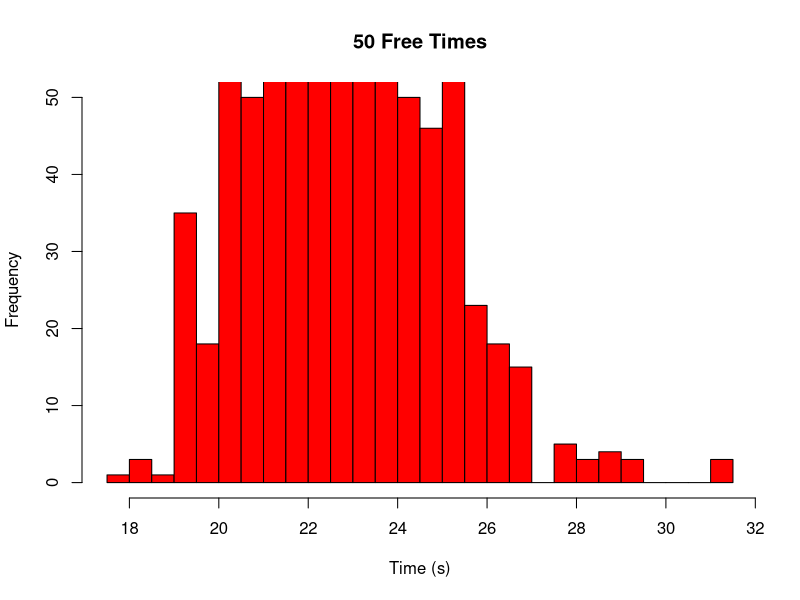
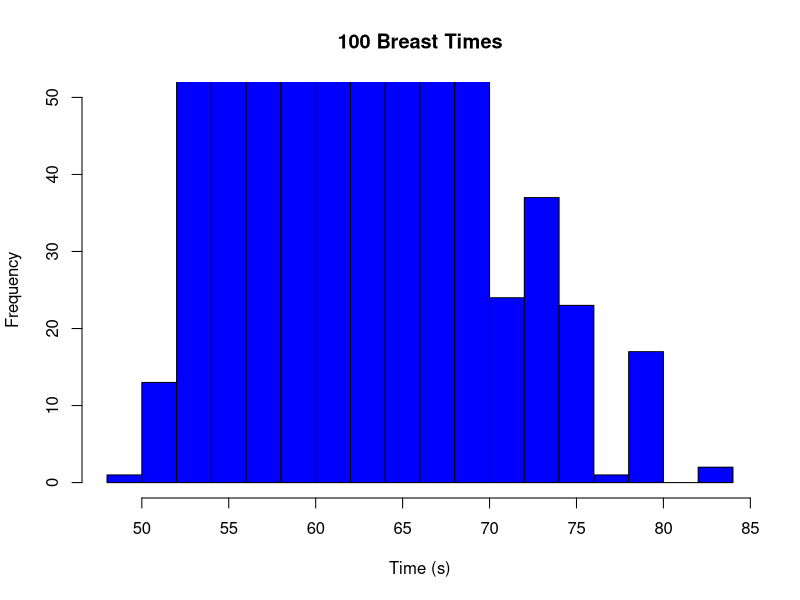
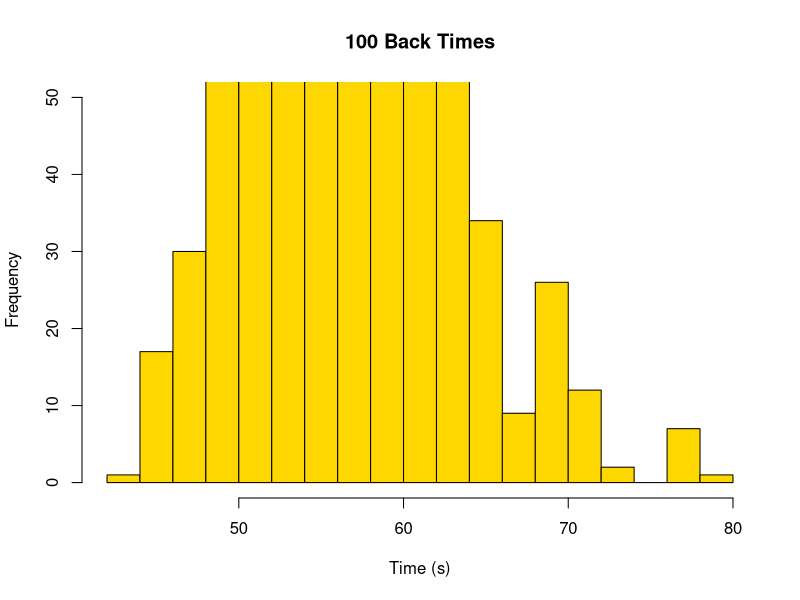
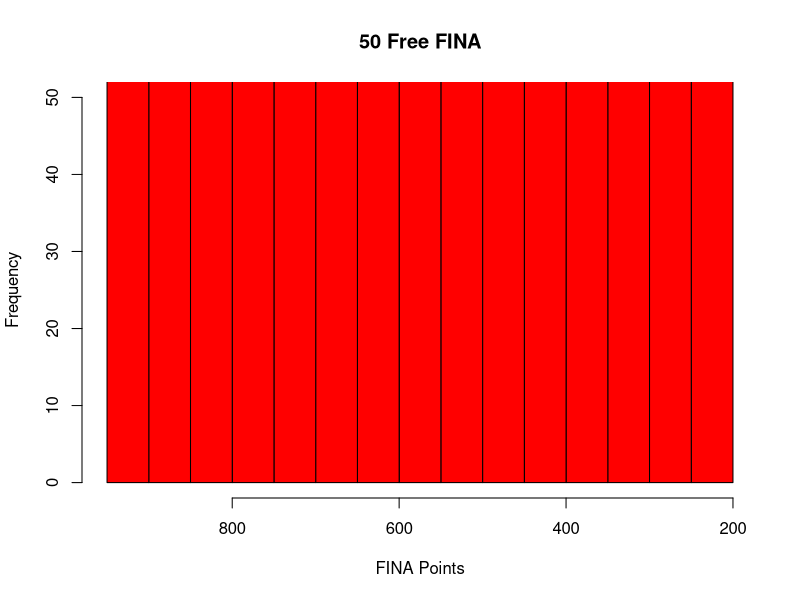
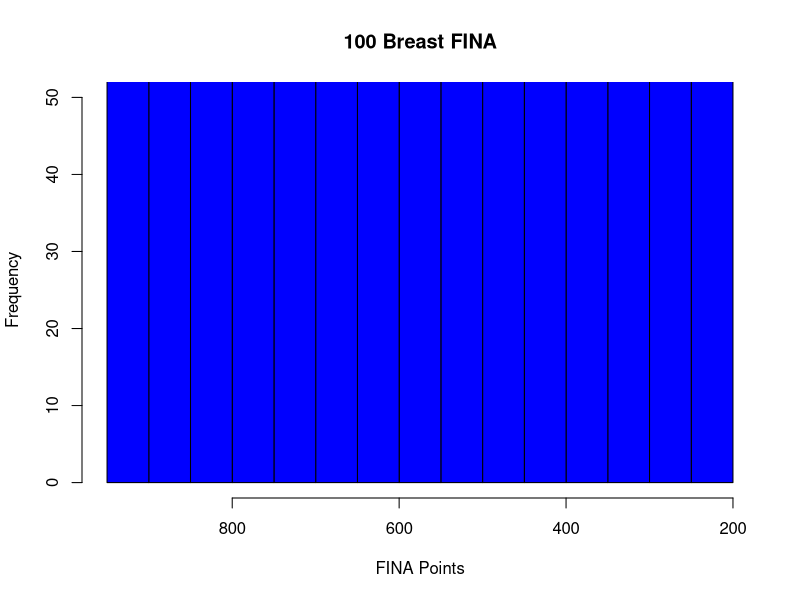
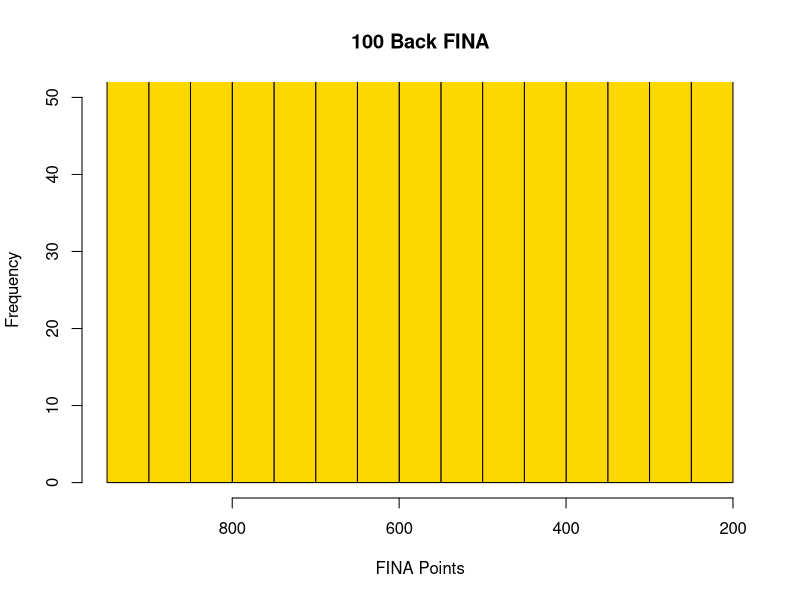
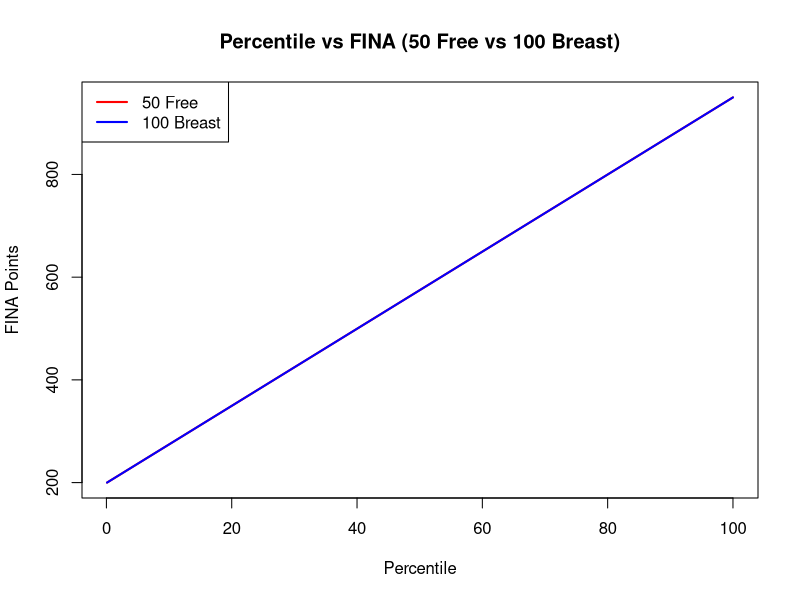
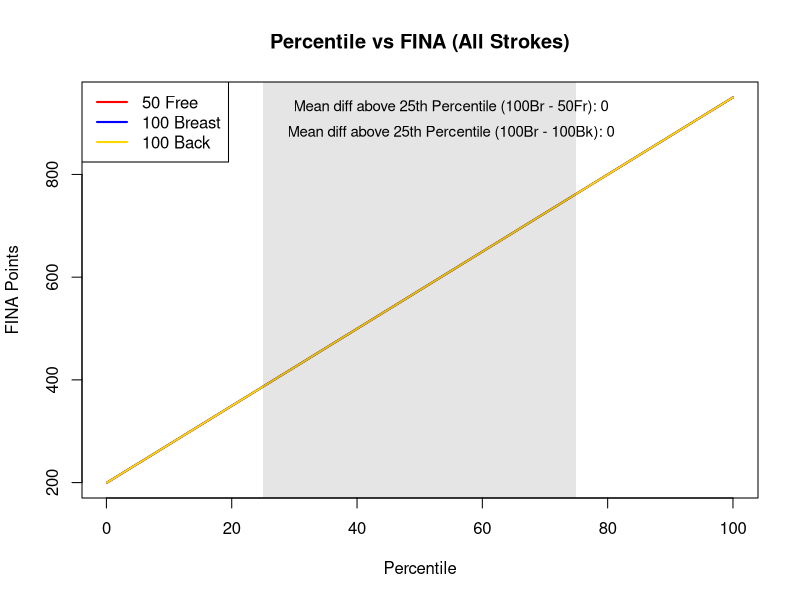

Recreate these plots in R, in order.
data <- read.csv("Simulated_Swim_Data_Final.csv")
head(data)

library(dplyr)
library(tidyr)

long_data <- data %>%
  select(X50.Free.Time, X100.Br.Time, X100.Back.Time, Percentile) %>%
  pivot_longer(cols = c(X50.Free.Time, X100.Br.Time, X100.Back.Time),
               names_to = "event",
               values_to = "time")

long_data$time <- as.numeric(long_data$time)

N_counts <- c("X50.Free.Time" = 979, "X100.Br.Time" = 496, "X100.Back.Time" = 572)
N_ref <- N_counts["X50.Free.Time"]

# --- Times ---
# Use fixed ylim = 0 to 50
hist(as.numeric(data$X50.Free.Time),
     main = "50 Free Times", xlab = "Time (s)", col = "red", breaks = 20,
     ylim = c(0, 50))

hist(as.numeric(data$X100.Br.Time),
     main = "100 Breast Times", xlab = "Time (s)", col = "blue", breaks = 20,
     ylim = c(0, 50))

hist(as.numeric(data$X100.Back.Time),
     main = "100 Back Times", xlab = "Time (s)", col = "gold", breaks = 20,
     ylim = c(0, 50))


# --- FINA ---
# Reverse x axis with xlim
hist(data$X50.Free.FINA,
     main = "50 Free FINA", xlab = "FINA Points", col = "red", breaks = 20,
     ylim = c(0, 50),
     xlim = rev(range(data$X50.Free.FINA)))

hist(data$X100.Br.FINA,
     main = "100 Breast FINA", xlab = "FINA Points", col = "blue", breaks = 20,
     ylim = c(0, 50),
     xlim = rev(range(data$X100.Br.FINA)))

hist(data$X100.Bk.FINA,
     main = "100 Back FINA", xlab = "FINA Points", col = "gold", breaks = 20,
     ylim = c(0, 50),
     xlim = rev(range(data$X100.Bk.FINA)))

#Line comparison

plot(data$Percentile, data$X50.Free.FINA,
     type = "l", col = "red", lwd = 2,
     main = "Percentile vs FINA (50 Free vs 100 Breast)",
     xlab = "Percentile", ylab = "FINA Points")
lines(data$Percentile, data$X100.Br.FINA, col = "blue", lwd = 2)
legend("topleft", legend = c("50 Free", "100 Breast"),
       col = c("red", "blue"), lwd = 2)


# Mean difference
mean_diff_50free_br <- mean(data$X100.Br.FINA - data$X50.Free.FINA)
mean_diff_br_back <- mean(data$X100.Br.FINA - data$X100.Bk.FINA)

# Subset rows between 25th and 75th percentile
mid_range <- subset(data, Percentile >= 25 & Percentile <= 100)

# Compute mean differences
mean_diff_50free_br   <- mean(mid_range$X100.Br.FINA - mid_range$X50.Free.FINA)
mean_diff_50free_back <- mean(mid_range$X50.Free.FINA - mid_range$X100.Bk.FINA)
mean_diff_br_back     <- mean(mid_range$X100.Br.FINA - mid_range$X100.Bk.FINA)

# --- Plot ---
plot(data$Percentile, data$X50.Free.FINA,
     type = "l", col = "red", lwd = 2,
     main = "Percentile vs FINA (All Strokes)",
     xlab = "Percentile", ylab = "FINA Points")

lines(data$Percentile, data$X100.Br.FINA, col = "blue", lwd = 2)
lines(data$Percentile, data$X100.Bk.FINA, col = "gold", lwd = 2)

# Highlight 25th–75th percentile region
rect(25, par("usr")[3], 75, par("usr")[4], col = rgb(0,0,0,0.1), border = NA)

# Add legend
legend("topleft", legend = c("50 Free", "100 Breast", "100 Back"),
       col = c("red", "blue", "gold"), lwd = 2)

# --- Add text with mean differences ---
text(55, par("usr")[4] - 50, 
     labels = paste("Mean diff above 25th Percentile (100Br - 50Fr):", round(mean_diff_50free_br, 1)),
     col = "black", cex = 0.9)


text(55, par("usr")[4] - 100, 
     labels = paste("Mean diff above 25th Percentile (100Br - 100Bk):", round(mean_diff_br_back, 1)),
     col = "black", cex = 0.9)

# New get_score function based on percentile by rank
get_score <- function(event, time) {
  # Add a guard clause to handle missing time values
  if (is.na(time)) {
    return(NA)
  }
  
  # --- Get all times for the event ---
  event_times <- as.numeric(data[[event]])
  event_times <- event_times[!is.na(event_times)]
  
  fastest_time <- min(event_times)
  print(fastest_time)
  if (time < fastest_time || time == fastest_time) {
    # --- Handle Record-Breaking Swim ---
    
    # 1. Calculate the score for the PREVIOUS fastest time
    # Percentile for the fastest time in the database
    slower_swims_record <- sum(event_times > fastest_time)
    total_swims <- length(event_times)
    percentile_record <- (slower_swims_record / total_swims) * 100
    
    base_score_record <- percentile_record * 10
    
    k_record <- -2 * percentile_record + 200
    
    participation_bonus_record <- 0
    N_event <- N_counts[event]
    if (!is.na(N_event) && N_event > 0 && N_ref > 0) {
      participation_ratio <- N_ref / N_event
      if (participation_ratio > 1) {
        participation_bonus_record <- k_record * log(participation_ratio)
      }
    }
    score_record <- base_score_record + participation_bonus_record
    
    # 2. Calculate and add the user-specified bonus for the new record
    record_bonus <- ((time / fastest_time) - 1) * 100
    final_score <- score_record + record_bonus
    
  } else {
    # --- Handle Standard Swim ---
    slower_swims <- sum(event_times > time)
    total_swims <- length(event_times)
    percentile <- (slower_swims / total_swims) * 100
    
    base_score <- percentile * 10
    
    k <- -2 * percentile + 200
    
    participation_bonus <- 0
    N_event <- N_counts[event]
    if (!is.na(N_event) && N_event > 0 && N_ref > 0) {
      participation_ratio <- N_ref / N_event
      if (participation_ratio > 1) {
        participation_bonus <- k * log(participation_ratio)
      }
    }
    final_score <- base_score + participation_bonus
  }
  
  return(((final_score/1000)^3) * 1000 )
}

# placements go from 1 (best) to 1000 (worst)
placements <- 1:1000
percentiles <- 100 - (placements / 1000 * 100)

# build a data frame with scores for each event
score_df <- data.frame(
  Percentile = percentiles,
  Free50 = sapply(placements, function(p) {
    time <- as.numeric(data$X50.Free.Time[p])
    get_score("X50.Free.Time", time)
  }),
  Br100 = sapply(placements, function(p) {
    time <- as.numeric(data$X100.Br.Time[p])
    get_score("X100.Br.Time", time)
  }),
  Back100 = sapply(placements, function(p) {
    time <- as.numeric(data$X100.Back.Time[p])
    get_score("X100.Back.Time", time)
  })
)

# plot the curves
plot(score_df$Percentile, score_df$Free50,
     type = "l", col = "red", lwd = 2,
     main = "Percentile vs New Score",
     xlab = "Percentile", ylab = "Score",
     ylim = range(score_df[, -1], na.rm = TRUE))

lines(score_df$Percentile, score_df$Br100, col = "blue", lwd = 2)
lines(score_df$Percentile, score_df$Back100, col = "gold", lwd = 2)

legend("topleft", legend = c("50 Free", "100 Breast", "100 Back"),
       col = c("red", "blue", "gold"), lwd = 2)

# --- Compute mean diffs in 25th–100th percentile range ---
mid_range <- subset(score_df, Percentile >= 25 & Percentile <= 100)

mean_diff_50free_br   <- mean(mid_range$Br100 - mid_range$Free50, na.rm = TRUE)
mean_diff_50free_back <- mean(mid_range$Back100 - mid_range$Free50, na.rm = TRUE)
mean_diff_br_back     <- mean(mid_range$Br100 - mid_range$Back100, na.rm = TRUE)

# --- Plot ---
plot(score_df$Percentile, score_df$Free50,
     type = "l", col = "red", lwd = 2,
     main = "Percentile vs New Score (All Strokes)",
     xlab = "Percentile", ylab = "Score",
     ylim = range(score_df[, -1], na.rm = TRUE))

lines(score_df$Percentile, score_df$Br100, col = "blue", lwd = 2)
lines(score_df$Percentile, score_df$Back100, col = "gold", lwd = 2)

# Highlight 25th–75th percentile region for context
rect(25, par("usr")[3], 75, par("usr")[4], col = rgb(0,0,0,0.1), border = NA)

# Legend
legend("topleft", legend = c("50 Free", "100 Breast", "100 Back"),
       col = c("red", "blue", "gold"), lwd = 2)

# --- Add mean difference annotations ---
text(55, par("usr")[4] - 50,
     labels = paste("Mean diff 100Br - 50Fr:", round(mean_diff_50free_br, 1)),
     col = "black", cex = 0.9)

text(55, par("usr")[4] - 100,
     labels = paste("Mean diff 100Br - 100Bk:", round(mean_diff_br_back, 1)),
     col = "black", cex = 0.9)
f <- function(x, A = 152.09, s = 392) {
  500 + A * tan((x - 500) / s)
}
get_score_from_data <- function(event, time) {
  if (is.na(time)) {
    return(NA)
  }
  
  event_times <- as.numeric(data[[event]])
  event_times <- event_times[!is.na(event_times)]
  
  fastest_time <- min(event_times)
  
  if (time < fastest_time || time == fastest_time) {
    # --- Handle Record-Breaking Swim ---
    # Get the score of the fastest time
    slower_swims <- sum(event_times > fastest_time)
    total_swims <- length(event_times)
    percentile <- 100
    base_score <- percentile * 10
    k <- -2 * percentile + 200
    participation_bonus <- 0
    N_event <- N_counts[event]
    if (!is.na(N_event) && N_event > 0 && N_ref > 0) {
      participation_ratio <- N_ref / N_event
      if (participation_ratio > 1) {
        participation_bonus <- k * log(participation_ratio)
      }
    }
    score_at_fastest_time <- base_score + participation_bonus
    
    record_bonus <- ((fastest_time / time ) - 1) * 1000
    final_score <- score_at_fastest_time + record_bonus
    
  } else {
    slower_swims <- sum(event_times > time)
    total_swims <- length(event_times)
    percentile <- (slower_swims / total_swims) * 100
    
    # The user wants to cap the percentile at 99.999...
    percentile <- pmin(99.9999999, percentile)
    
    base_score <- percentile * 10
    
    k <- -2 * percentile + 200
    
    participation_bonus <- 0
    N_event <- N_counts[event]
    if (!is.na(N_event) && N_event > 0 && N_ref > 0) {
      participation_ratio <- N_ref / N_event
      if (participation_ratio > 1) {
        participation_bonus <- k * log(participation_ratio)
      }
    }
    final_score <- base_score + participation_bonus
  }
  
  final_score <- f(pmax(0, final_score))
  
  return(final_score)
}

score_df_from_data <- data.frame(
  Free50 = sapply(data$X50.Free.Time, function(time) {
    get_score_from_data("X50.Free.Time", time)
  }),
  Br100 = sapply(data$X100.Br.Time, function(time) {
    get_score_from_data("X100.Br.Time", time)
  }),
  Back100 = sapply(data$X100.Back.Time, function(time) {
    get_score_from_data("X100.Back.Time", time)
  })
)

# Scatter plot for 50 Free
clean_data_free <- na.omit(data.frame(time = data$X50.Free.Time, score = score_df_from_data$Free50))
plot(clean_data_free$time, clean_data_free$score,
     main = "50 Free: Time vs. Score from Data",
     xlab = "Time (s)",
     ylab = "Score",
     col = "red")

# Scatter plot for 100 Breast
clean_data_br <- na.omit(data.frame(time = data$X100.Br.Time, score = score_df_from_data$Br100))
plot(clean_data_br$time, clean_data_br$score,
     main = "100 Breast: Time vs. Score from Data",
     xlab = "Time (s)",
     ylab = "Score",
     col = "blue")

# Scatter plot for 100 Back
clean_data_back <- na.omit(data.frame(time = data$X100.Back.Time, score = score_df_from_data$Back100))
plot(clean_data_back$time, clean_data_back$score,
     main = "100 Back: Time vs. Score from Data",
     xlab = "Time (s)",
     ylab = "Score",
     col = "gold")

percentiles_for_plot <- seq(0, 100, by = 1)

score_df_from_data_percentile <- data.frame(
  Percentile = percentiles_for_plot,
  Free50 = sapply(percentiles_for_plot, function(p) {
    time <- quantile(data$X50.Free.Time, probs = (100-p)/100, na.rm = TRUE)
    get_score_from_data("X50.Free.Time", time)
  }),
  Br100 = sapply(percentiles_for_plot, function(p) {
    time <- quantile(data$X100.Br.Time, probs = (100-p)/100, na.rm = TRUE)
    get_score_from_data("X100.Br.Time", time)
  }),
  Back100 = sapply(percentiles_for_plot, function(p) {
    time <- quantile(data$X100.Back.Time, probs = (100-p)/100, na.rm = TRUE)
    get_score_from_data("X100.Back.Time", time)
  })
)

# plot the curves
plot(score_df_from_data_percentile$Percentile, score_df_from_data_percentile$Free50,
     type = "l", col = "red", lwd = 2,
     main = "Percentile vs Score from Data",
     xlab = "Percentile", ylab = "Score",
     ylim = range(score_df_from_data_percentile[, -1], na.rm = TRUE))

lines(score_df_from_data_percentile$Percentile, score_df_from_data_percentile$Br100, col = "blue", lwd = 2)
lines(score_df_from_data_percentile$Percentile, score_df_from_data_percentile$Back100, col = "gold", lwd = 2)

legend("topleft", legend = c("50 Free", "100 Breast", "100 Back"),
       col = c("red", "blue", "gold"), lwd = 2)

mid_range_from_data <- subset(score_df_from_data_percentile, Percentile >= 25 & Percentile <= 100)

mean_diff_from_data_50free_br   <- mean(mid_range_from_data$Br100 - mid_range_from_data$Free50, na.rm = TRUE)
mean_diff_from_data_br_back     <- mean(mid_range_from_data$Br100 - mid_range_from_data$Back100, na.rm = TRUE)

text(55, par("usr")[4] - 50,
     labels = paste("Mean diff 100Br - 50Fr:", round(mean_diff_from_data_50free_br, 1)),
     col = "black", cex = 0.9)

text(55, par("usr")[4] - 100,
     labels = paste("Mean diff 100Br - 100Bk:", round(mean_diff_from_data_br_back, 1)),
     col = "black", cex = 0.9)

get_score_from_data("X50.Free.Time", 21.02)
get_score_from_data("X50.Free.Time", 23)
